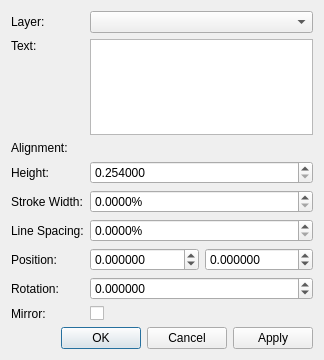
<?xml version="1.0" encoding="UTF-8"?>
<ui version="4.0">
 <class>librepcb::StrokeTextPropertiesDialog</class>
 <widget class="QDialog" name="librepcb::StrokeTextPropertiesDialog">
  <property name="geometry">
   <rect>
    <x>0</x>
    <y>0</y>
    <width>324</width>
    <height>360</height>
   </rect>
  </property>
  <property name="windowTitle">
   <string>Stroke Text Properties</string>
  </property>
  <layout class="QVBoxLayout" name="verticalLayout">
   <item>
    <layout class="QFormLayout" name="formLayout">
     <item row="0" column="0">
      <widget class="QLabel" name="label">
       <property name="text">
        <string>Layer:</string>
       </property>
      </widget>
     </item>
     <item row="0" column="1">
      <widget class="QComboBox" name="cbxLayer"/>
     </item>
     <item row="1" column="0">
      <widget class="QLabel" name="label_2">
       <property name="sizePolicy">
        <sizepolicy hsizetype="Preferred" vsizetype="Fixed">
         <horstretch>0</horstretch>
         <verstretch>0</verstretch>
        </sizepolicy>
       </property>
       <property name="text">
        <string>Text:</string>
       </property>
      </widget>
     </item>
     <item row="1" column="1">
      <widget class="QPlainTextEdit" name="edtText"/>
     </item>
     <item row="2" column="0">
      <widget class="QLabel" name="label_7">
       <property name="text">
        <string>Alignment:</string>
       </property>
      </widget>
     </item>
     <item row="2" column="1">
      <widget class="librepcb::AlignmentSelector" name="alignmentSelector" native="true"/>
     </item>
     <item row="3" column="0">
      <widget class="QLabel" name="label_6">
       <property name="text">
        <string>Height:</string>
       </property>
      </widget>
     </item>
     <item row="3" column="1">
      <widget class="QDoubleSpinBox" name="spbHeight">
       <property name="decimals">
        <number>6</number>
       </property>
       <property name="minimum">
        <double>0.254000000000000</double>
       </property>
       <property name="maximum">
        <double>999.000000000000000</double>
       </property>
       <property name="singleStep">
        <double>0.254000000000000</double>
       </property>
      </widget>
     </item>
     <item row="6" column="0">
      <widget class="QLabel" name="label_4">
       <property name="text">
        <string>Position:</string>
       </property>
      </widget>
     </item>
     <item row="6" column="1">
      <layout class="QHBoxLayout" name="horizontalLayout">
       <item>
        <widget class="QDoubleSpinBox" name="spbPosX">
         <property name="decimals">
          <number>6</number>
         </property>
         <property name="minimum">
          <double>-9999.000000000000000</double>
         </property>
         <property name="maximum">
          <double>9999.000000000000000</double>
         </property>
         <property name="singleStep">
          <double>2.540000000000000</double>
         </property>
        </widget>
       </item>
       <item>
        <widget class="QDoubleSpinBox" name="spbPosY">
         <property name="decimals">
          <number>6</number>
         </property>
         <property name="minimum">
          <double>-9999.000000000000000</double>
         </property>
         <property name="maximum">
          <double>9999.000000000000000</double>
         </property>
         <property name="singleStep">
          <double>2.540000000000000</double>
         </property>
        </widget>
       </item>
      </layout>
     </item>
     <item row="7" column="0">
      <widget class="QLabel" name="label_5">
       <property name="text">
        <string>Rotation:</string>
       </property>
      </widget>
     </item>
     <item row="7" column="1">
      <widget class="QDoubleSpinBox" name="spbRotation">
       <property name="decimals">
        <number>6</number>
       </property>
       <property name="minimum">
        <double>-360.000000000000000</double>
       </property>
       <property name="maximum">
        <double>360.000000000000000</double>
       </property>
       <property name="singleStep">
        <double>45.000000000000000</double>
       </property>
      </widget>
     </item>
     <item row="4" column="0">
      <widget class="QLabel" name="label_3">
       <property name="text">
        <string>Stroke Width:</string>
       </property>
      </widget>
     </item>
     <item row="5" column="0">
      <widget class="QLabel" name="label_8">
       <property name="text">
        <string>Line Spacing:</string>
       </property>
      </widget>
     </item>
     <item row="4" column="1">
      <widget class="QDoubleSpinBox" name="spbxStrokeWidthRatio">
       <property name="suffix">
        <string>%</string>
       </property>
       <property name="decimals">
        <number>4</number>
       </property>
      </widget>
     </item>
     <item row="5" column="1">
      <widget class="QDoubleSpinBox" name="spbxLineSpacingFactor">
       <property name="suffix">
        <string>%</string>
       </property>
       <property name="decimals">
        <number>4</number>
       </property>
       <property name="maximum">
        <double>999.990000000000009</double>
       </property>
       <property name="singleStep">
        <double>10.000000000000000</double>
       </property>
      </widget>
     </item>
     <item row="8" column="0">
      <widget class="QLabel" name="label_9">
       <property name="text">
        <string>Mirror:</string>
       </property>
      </widget>
     </item>
     <item row="8" column="1">
      <widget class="QCheckBox" name="cbxMirrored">
       <property name="text">
        <string/>
       </property>
      </widget>
     </item>
    </layout>
   </item>
   <item>
    <widget class="QDialogButtonBox" name="buttonBox">
     <property name="orientation">
      <enum>Qt::Horizontal</enum>
     </property>
     <property name="standardButtons">
      <set>QDialogButtonBox::Apply|QDialogButtonBox::Cancel|QDialogButtonBox::Ok</set>
     </property>
    </widget>
   </item>
  </layout>
 </widget>
 <customwidgets>
  <customwidget>
   <class>librepcb::AlignmentSelector</class>
   <extends>QWidget</extends>
   <header>widgets/alignmentselector.h</header>
   <container>1</container>
  </customwidget>
 </customwidgets>
 <resources/>
 <connections/>
</ui>
